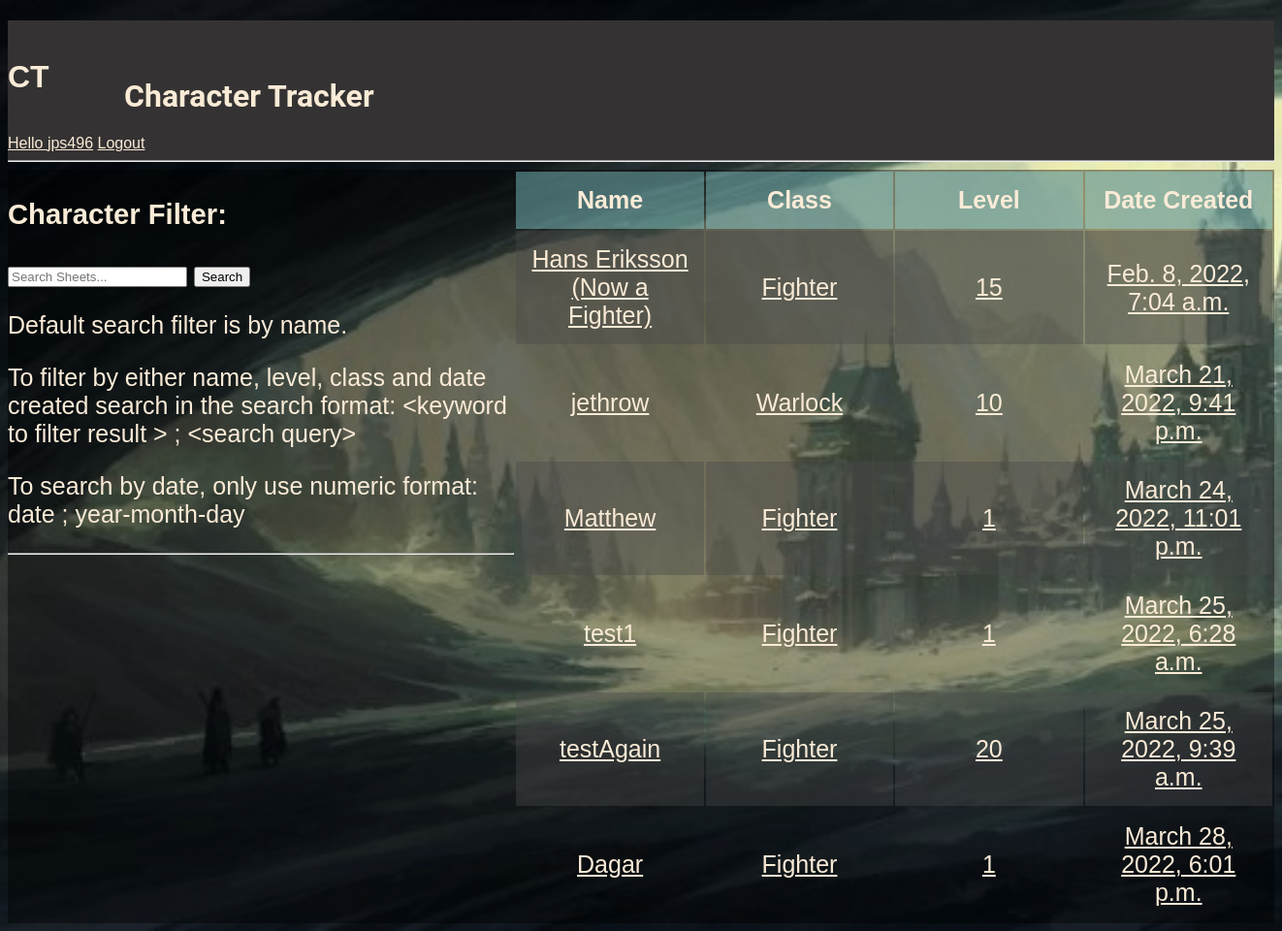
Screenshot of /profile/ (signed in) with the database file from the repository.
### base/models.py (models this page shows, shortened)
class Sheet(models.Model):
    user = models.ForeignKey(User, on_delete=models.CASCADE, null=True)
    name = models.CharField(max_length=60, null=True)
    lvl = models.IntegerField(default=1, validators=[MaxValueValidator(20), MinValueValidator(1)])
    race = models.CharField(max_length=60, null=True)
    CLASS_CHOICES = [
        ('Barbarian', 'Barbarian'),
        ('Bard', 'Bard'),
        ('Cleric', 'Cleric'),
        ('Druid', 'Druid'),
        ('Fighter', 'Fighter'),
        ('Monk', 'Monk'),
        ('Paladin', 'Paladin'),
        ('Ranger', 'Ranger'),
        ('Rogue', 'Rogue'),
        ('Sorcerer', 'Sorcerer'),
        ('Warlock', 'Warlock'),
        ('Wizard', 'Wizard')
    ]
    classes = models.CharField(max_length=20, choices=CLASS_CHOICES, default='Fighter')
    background = models.CharField(max_length=60, null=True)
    ALIGN_CHOICES = [
        ('Lawful Good', 'Lawful Good'),
        ('Neutral Good', 'Neutral Good'),
        ('Chaotic Good', 'Chaotic Good'),
        ('Lawful Neutral', 'Lawful Neutral'),
        ('True Neutral', 'True Neutral'),
        ('Chaotic Neutral', 'Chaotic Neutral'),
        ('Lawful Evil', 'Lawful Evil'),
        ('Neutral Evil', 'Neutral Evil'),
        ('Chaotic Evil', 'Chaotic Evil'),
    ]
    alignment = models.CharField(max_length=20, choices=ALIGN_CHOICES, default='Chaotic Good')
    exp = models.IntegerField(default=0, validators=[MinValueValidator(0)])
    inspiration = models.IntegerField(default=0, validators=[MinValueValidator(0)])
    str = models.IntegerField(default=10, validators=[MaxValueValidator(30), MinValueValidator(0)])
    dex = models.IntegerField(default=10, validators=[MaxValueValidator(30), MinValueValidator(0)])
    con = models.IntegerField(default=10, validators=[MaxValueValidator(30), MinValueValidator(0)])
    wis = models.IntegerField(default=10, validators=[MaxValueValidator(30), MinValueValidator(0)])
    int = models.IntegerField(default=10, validators=[MaxValueValidator(30), MinValueValidator(0)])
    cha = models.IntegerField(default=10, validators=[MaxValueValidator(30), MinValueValidator(0)])
    SAV_THROW = [('Str', 'Strength'),
                 ('Dex', 'Dexterity'),
                 ('Con', 'Constitution'),
                 ('Int', 'Intelligence'),
                 ('Wis', 'Wisdom'),
                 ('Cha', 'Charisma')
                 ]
    savThrow = MultiSelectField(choices=SAV_THROW, blank=True)
    numHitDice = models.IntegerField(default=0, validators=[MinValueValidator(0)])
    currentHitDice = models.IntegerField(default=0, validators=[MinValueValidator(0)])
    DICE_CHOICES = [
        ('d4', 'd4'),
        ('d6', 'd6'),
        ('d8', 'd8'),
        ('d10', 'd10'),
        ('d12', 'd12'),
    ]
    hitDice = models.CharField(max_length=3, choices=DICE_CHOICES, default="d6")
    initiationRoll = models.IntegerField(default=0, validators=[MinValueValidator(0)])
    speed = models.IntegerField(default=30, validators=[MinValueValidator(0)])
    maxHp = models.IntegerField(default=10, validators=[MinValueValidator(0)])
    current = models.IntegerField(default=10)
    tempHp = models.IntegerField(default=0, validators=[MinValueValidator(0)])
    deathFail = models.IntegerField(default=0, validators=[MaxValueValidator(3), MinValueValidator(0)])
    deathSuccess = models.IntegerField(default=0, validators=[MaxValueValidator(3), MinValueValidator(0)])
    armourAC = models.IntegerField(default=10, validators=[MinValueValidator(0)])
    pp = models.IntegerField(default=0, validators=[MinValueValidator(0)])
    gp = models.IntegerField(default=0, validators=[MinValueValidator(0)])
    sp = models.IntegerField(default=0, validators=[MinValueValidator(0)])
    cp = models.IntegerField(default=0, validators=[MinValueValidator(0)])
    equipment = models.TextField(null=True, blank=True)
    SKILL_CHOICES = (('Acrobatics', 'Acrobatics (Dex)'),
                     ('Animal Handling', 'Animal Handling (Wis)'),
                     ('Arcana', 'Arcana (Int)'),
                     ('Athletics', 'Athletics (Str)'),
                     ('Deception', 'Deception (Cha)'),
                     ('History', 'History (Int)'),
                     ('Insight', 'Insight (Wis)'),
                     ('Intimidation', 'Intimidation (Cha)'),
                     ('Investigation', 'Investigation (Int)'),
                     ('Medicine', 'Medicine (Wis)'),
                     ('Nature', 'Nature (Wis)'),
                     ('Perception', 'Perception (Wis)'),
                     ('Performance', 'Performance (Cha)'),
                     ('Persuasion', 'Persuasion (Cha)'),
                     ('Religion', 'Religion (Int)'),
                     ('Sleight of Hand', 'Sleight of Hand (Dex)'),
                     ('Stealth', 'Stealth (Dex)'),
                     ('Survival', 'Survival (Wis)'),
                     )
    skills = MultiSelectField(choices=SKILL_CHOICES, blank=True)
    language = models.TextField(null=True, blank=True)
    proficiencies = models.TextField(null=True, blank=True)
    personality = models.TextField(null=True, blank=True)
    ideals = models.TextField(null=True, blank=True)
    bonds = models.TextField(null=True, blank=True)
    flaws = models.TextField(null=True, blank=True)
    feats = models.ManyToManyField(Feat, blank=True)  # unused right now, not vital to any epic
    features = models.TextField(null=True, blank=True)
    spells = models.TextField(null=True, blank=True)
    notes = models.TextField(null=True, blank=True)
    updated = models.DateTimeField(auto_now=True)
    created = models.DateTimeField(auto_now_add=True)

### base/views.py (the view, shortened to what this page needs)
# urls.py: path('profile/', views.user_profile, name="user-profile"),
@login_required(login_url='/login')
def user_profile(request):
    q = request.GET.get('q') if request.GET.get('q') is not None else ''
    search = q.split(";")
    sheets = Sheet.objects.filter(name__icontains=q)
    found = ''
    if not sheets.exists():
        if ";" in q:
            found = f"{search[0].capitalize()}: {search[1]} was not found!"
    context = {'sheets': sheets, 'found': found}
    return render(request, 'base/profile.html', context)

### base/templates/base/profile.html (shortened to what this page needs)
{% extends 'main.html' %}
{% load static %}
{% block content%}
<link rel='stylesheet' type='text/css' media='screen' href="{% static 'stylesheets/profile.css'%}">
<div class = "profile-container">
    <div class = "filter">
        <h3>Character Filter:</h3>
        <form method="GET" action="">
            <input type="text" name="q" placeholder="Search Sheets..."/>
            <input type="submit" value="Search">
        </form>
        <p>Default search filter is by name.</p>
        <p>To filter by either name, level, class and date created search in the search format: &ltkeyword to filter
            result &gt; ; &ltsearch query&gt</p>
        <p>To search by date, only use numeric format: date ; year-month-day</p>
        <hr>
    </div>
    <table>
        <tr class = "table-header">
            <th>Name</th>
            <th>Class</th>
            <th>Level</th>
            <th>Date Created</th>
        </tr>
        {% for sheet in sheets %}
        {% if request.user == sheet.user or request.user.is_superuser %}
        <tr class = "table-body">
            <td><a href="{%url 'sheet' sheet.id %}" class="row-link">{{sheet.name}}</a></td>
            <td><a href="{%url 'sheet' sheet.id %}" tableindex="-1" class=row-link>{{sheet.classes}}</a></td>
            <td><a href="{%url 'sheet' sheet.id %}" tableindex="-1" class=row-link>{{sheet.lvl}}</a></td>
            <td><a href="{%url 'sheet' sheet.id %}" tableindex="-1" class=row-link>{{sheet.created}}</a></td>
        </tr>
        {% endif %}
        {% endfor %}
    </table>
</div>
{% endblock content %}

### templates/navbar.html
{% load static %}
<div class = "header" >
<link rel='stylesheet' type='text/css' media='screen' href="{% static 'stylesheets/navbar.css'%}">
<a class="home_link" href="/" style="text-decoration:none">
    <h1 class= "logo"> CT </h1> <h1 class="title"> Character Tracker </h1>
</a>
{% if request.user.is_authenticated %}
<a href="{% url 'user-profile' %}">Hello {{request.user}}</a>
<a href = "{% url 'logout' %}">Logout</a>
{% else %}
<a href="{% url 'registration'%}">Registration</a>
<a href = "{% url 'login' %}">Login</a>
{% endif %}
<hr>
</div>

### static/stylesheets/main.css (style rules this page uses)
body { background-color: #808080; font-family: Cambria, sans-serif; background-image: url("/static/images/main-background.jpg"); background-repeat: no-repeat; background-position: top; background-attachment: fixed; background-size: cover; height: 100%; }

### static/stylesheets/navbar.css (style rules this page uses)
.header { background-color: #343232; }
.logo { position: relative; top: 40px }
.title { font-family: Roboto, sans-serif; font-size: 32px; position: relative; left:120px; }
a:link { color: antiquewhite; }

### static/stylesheets/profile.css (style rules this page uses)
.profile-container { background-color: rgba(0, 0, 0, 0.4); display: grid; grid-template-columns: 2fr 3fr; color: antiquewhite; font-size: 25px; }
.filter { color: antiquewhite; }
tr.table-header { background-color: rgba(147, 226, 229, 0.411); }
tr.table-body:nth-child(even) { background-color: rgba(73, 73, 73, 0.4); }
th, td { padding: 15px; width: 25%; height: fit-content; text-align: center; }

### rows the page displays
Sheet: name "Hans Eriksson (Now a Fighter)", classes "Fighter", lvl "15", created "Feb. 8, 2022, 7:04 a.m."
Sheet: name "jethrow", classes "Warlock", lvl "10", created "March 21, 2022, 9:41 p.m."
Sheet: name "Matthew", classes "Fighter", lvl "1", created "March 24, 2022, 11:01 p.m."
Sheet: name "test1", classes "Fighter", lvl "1", created "March 25, 2022, 6:28 a.m."
Sheet: name "testAgain", classes "Fighter", lvl "20", created "March 25, 2022, 9:39 a.m."
Sheet: name "Dagar", classes "Fighter", lvl "1", created "March 28, 2022, 6:01 p.m."

### other values shown
{{ request.user }} "jps496"
